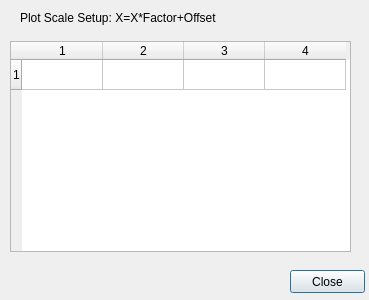
<?xml version="1.0" encoding="UTF-8"?>
<ui version="4.0">
 <class>Dialog</class>
 <widget class="QDialog" name="Dialog">
  <property name="geometry">
   <rect>
    <x>0</x>
    <y>0</y>
    <width>369</width>
    <height>300</height>
   </rect>
  </property>
  <property name="windowTitle">
   <string>Dialog</string>
  </property>
  <widget class="QTableWidget" name="scaleTW">
   <property name="geometry">
    <rect>
     <x>10</x>
     <y>41</y>
     <width>341</width>
     <height>211</height>
    </rect>
   </property>
   <property name="sizePolicy">
    <sizepolicy hsizetype="Expanding" vsizetype="Expanding">
     <horstretch>0</horstretch>
     <verstretch>0</verstretch>
    </sizepolicy>
   </property>
   <property name="rowCount">
    <number>1</number>
   </property>
   <property name="columnCount">
    <number>4</number>
   </property>
   <attribute name="horizontalHeaderVisible">
    <bool>true</bool>
   </attribute>
   <attribute name="horizontalHeaderDefaultSectionSize">
    <number>81</number>
   </attribute>
   <attribute name="horizontalHeaderHighlightSections">
    <bool>true</bool>
   </attribute>
   <row/>
   <column/>
   <column/>
   <column/>
   <column/>
  </widget>
  <widget class="QLabel" name="scaleLabel">
   <property name="geometry">
    <rect>
     <x>20</x>
     <y>10</y>
     <width>361</width>
     <height>16</height>
    </rect>
   </property>
   <property name="sizePolicy">
    <sizepolicy hsizetype="Expanding" vsizetype="Preferred">
     <horstretch>0</horstretch>
     <verstretch>0</verstretch>
    </sizepolicy>
   </property>
   <property name="maximumSize">
    <size>
     <width>361</width>
     <height>16777215</height>
    </size>
   </property>
   <property name="font">
    <font>
     <pointsize>9</pointsize>
    </font>
   </property>
   <property name="text">
    <string>Plot Scale Setup: X=X*Factor+Offset</string>
   </property>
  </widget>
  <widget class="QPushButton" name="closePB">
   <property name="geometry">
    <rect>
     <x>290</x>
     <y>270</y>
     <width>75</width>
     <height>23</height>
    </rect>
   </property>
   <property name="text">
    <string>Close</string>
   </property>
  </widget>
 </widget>
 <resources/>
 <connections/>
</ui>
